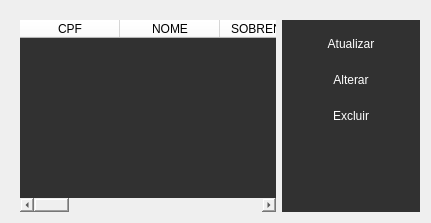
                <widget class="QWidget" name="tab_2">
                 <attribute name="title">
                  <string>Funcionários Cadastrados</string>
                 </attribute>
                 <layout class="QVBoxLayout" name="verticalLayout_8">
                  <item>
                   <widget class="QFrame" name="frame_3">
                    <property name="sizePolicy">
                     <sizepolicy hsizetype="Expanding" vsizetype="Expanding">
                      <horstretch>0</horstretch>
                      <verstretch>0</verstretch>
                     </sizepolicy>
                    </property>
                    <property name="styleSheet">
                     <string notr="true">border:None;
</string>
                    </property>
                    <property name="frameShape">
                     <enum>QFrame::StyledPanel</enum>
                    </property>
                    <property name="frameShadow">
                     <enum>QFrame::Raised</enum>
                    </property>
                    <layout class="QHBoxLayout" name="horizontalLayout_6">
                     <property name="leftMargin">
                      <number>9</number>
                     </property>
                     <property name="topMargin">
                      <number>9</number>
                     </property>
                     <property name="rightMargin">
                      <number>0</number>
                     </property>
                     <property name="bottomMargin">
                      <number>0</number>
                     </property>
                     <item>
                      <widget class="QTableWidget" name="tableWidget">
                       <property name="styleSheet">
                        <string notr="true">
QTableWidget QHeaderView::section { 
background-color: white; color: black; }

QHeaderView::section{
background-color: rgb(148,148,148);
color: black;
font: 10pt &quot;MS SHell Slg 2&quot;;
}

QTableWidget{
background-color:rgb(49, 49, 49);
color: white;
}






</string>
                       </property>
                       <column>
                        <property name="text">
                         <string>CPF</string>
                        </property>
                       </column>
                       <column>
                        <property name="text">
                         <string>NOME</string>
                        </property>
                       </column>
                       <column>
                        <property name="text">
                         <string>SOBRENOME</string>
                        </property>
                       </column>
                       <column>
                        <property name="text">
                         <string>SENHA</string>
                        </property>
                       </column>
                       <column>
                        <property name="text">
                         <string>CARGO</string>
                        </property>
                       </column>
                       <column>
                        <property name="text">
                         <string>SALÁRIO</string>
                        </property>
                       </column>
                       <column>
                        <property name="text">
                         <string>TELEFONE</string>
                        </property>
                       </column>
                       <column>
                        <property name="text">
                         <string>LOGRADOURO</string>
                        </property>
                       </column>
                       <column>
                        <property name="text">
                         <string>BAIRRO</string>
                        </property>
                       </column>
                       <column>
                        <property name="text">
                         <string>NUMERO</string>
                        </property>
                       </column>
                       <column>
                        <property name="text">
                         <string>MUNICÍPIO</string>
                        </property>
                       </column>
                       <column>
                        <property name="text">
                         <string>UF</string>
                        </property>
                       </column>
                       <column>
                        <property name="text">
                         <string>CEP</string>
                        </property>
                       </column>
                      </widget>
                     </item>
                     <item>
                      <widget class="QFrame" name="frame_8">
                       <property name="styleSheet">
                        <string notr="true">QPushButton{
color:white;
border-radius: 5px;	
background-color:rgb(49, 49, 49);
font: 11pt &quot;MS Shell Dlg 2&quot;;

}


QFrame{
background-color:rgb(49, 49, 49);
}</string>
                       </property>
                       <property name="frameShape">
                        <enum>QFrame::StyledPanel</enum>
                       </property>
                       <property name="frameShadow">
                        <enum>QFrame::Raised</enum>
                       </property>
                       <layout class="QVBoxLayout" name="verticalLayout_7">
                        <item>
                         <widget class="QPushButton" name="btnAtualizar">
                          <property name="minimumSize">
                           <size>
                            <width>120</width>
                            <height>30</height>
                           </size>
                          </property>
                          <property name="cursor">
                           <cursorShape>PointingHandCursor</cursorShape>
                          </property>
                          <property name="styleSheet">
                           <string notr="true">QPushButton:hover{
background-color: rgb(0, 85, 127);
}

QPushButton:pressed{
background-color:rgb(49, 49, 49)}</string>
                          </property>
                          <property name="text">
                           <string>Atualizar</string>
                          </property>
                         </widget>
                        </item>
                        <item>
                         <widget class="QPushButton" name="btnAlterar">
                          <property name="minimumSize">
                           <size>
                            <width>120</width>
                            <height>30</height>
                           </size>
                          </property>
                          <property name="cursor">
                           <cursorShape>PointingHandCursor</cursorShape>
                          </property>
                          <property name="styleSheet">
                           <string notr="true">QPushButton:hover{
	background-color: rgb(206, 137, 0)
}

QPushButton:pressed{
background-color:rgb(49, 49, 49)}</string>
                          </property>
                          <property name="text">
                           <string>Alterar</string>
                          </property>
                         </widget>
                        </item>
                        <item>
                         <widget class="QPushButton" name="btnExcluir">
                          <property name="minimumSize">
                           <size>
                            <width>120</width>
                            <height>30</height>
                           </size>
                          </property>
                          <property name="cursor">
                           <cursorShape>PointingHandCursor</cursorShape>
                          </property>
                          <property name="styleSheet">
                           <string notr="true">QPushButton:hover{
background-color: rgb(182, 0, 0);
}

QPushButton:pressed{
background-color:rgb(49, 49, 49)}</string>
                          </property>
                          <property name="text">
                           <string>Excluir</string>
                          </property>
                         </widget>
                        </item>
                        <item>
                         <spacer name="verticalSpacer_2">
                          <property name="orientation">
                           <enum>Qt::Vertical</enum>
                          </property>
                          <property name="sizeHint" stdset="0">
                           <size>
                            <width>20</width>
                            <height>40</height>
                           </size>
                          </property>
                         </spacer>
                        </item>
                       </layout>
                      </widget>
                     </item>
                    </layout>
                   </widget>
                  </item>
                 </layout>
                </widget>
